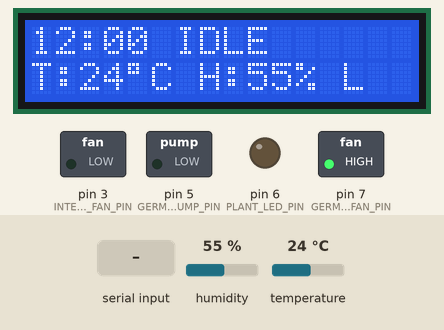
The sketch below on a simulated Arduino Uno, built with avr-gcc and run on an emulated ATmega328P. On the bench: 16×2 character LCD, switched loads named in the sketch (green lamp = pin HIGH), output pins drawn as LEDs (lit = HIGH). The test bench sets the inputs (shaded band); at power-on: temperature 24 °C, humidity 55 %. Pins used as bus, display or sensor lines are not drawn; what the sketch prints to the serial monitor is not drawn.

Above: at 3.2 s.
3.3 s: temperature set to 27 °C
At 3.7 s:
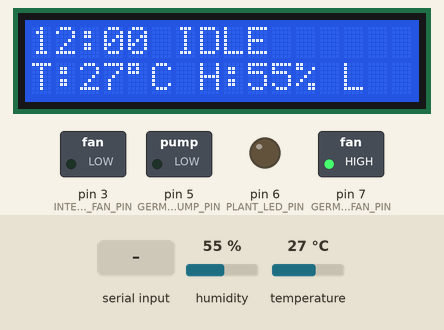
4.9 s: temperature set to 30 °C
At 6.1 s:
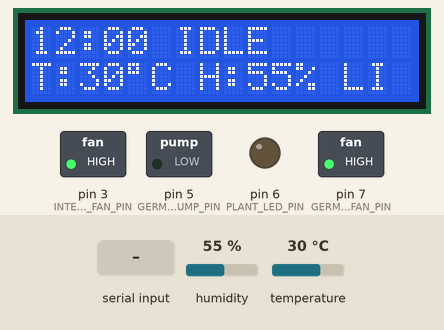
6.4 s: humidity set to 22 %
At 7.3 s:
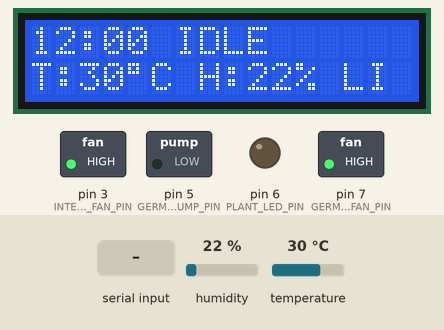
9.7 s: temperature set to 12 °C
At 10.6 s:
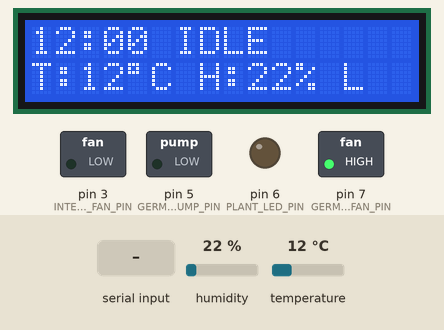
11.3 s: "STOP_ALL\n" received over Serial
At 12.0 s:
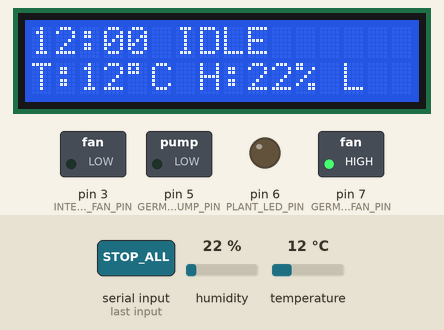
Timing chart, 0 to 13.8 s (numbered marks = the images above; inputs shaded):
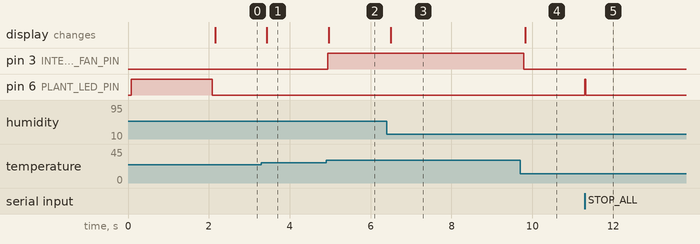

The sketch:

final_angle_coolingfan_modify.ino
```cpp
#include <SimpleDHT.h>
#include <Wire.h>
#include <LiquidCrystal_I2C.h>

// LCD 설정
LiquidCrystal_I2C lcd(0x27, 16, 2);

// DHT11 센서 설정
int dht11Pin = 2;
SimpleDHT11 dht11(dht11Pin);

// 릴레이 핀 설정 - 상수로 변경하여 메모리 절약
const byte INTERNAL_FAN_PIN = 3;       // 내부 쿨링팬 (온도 29도 이상 시 작동)
const byte GROWTH_PUMP_PIN = 4;        // 워터펌프2 (성장용)
const byte GERMINATION_PUMP_PIN = 5;   // 워터펌프1 (발아용)
const byte PLANT_LED_PIN = 6;          // 식물용 LED (오전 5시~저녁 21시)
const byte GERMINATION_FAN_PIN = 7;    // 발아용 쿨링팬
const byte GROWTH_FAN_PIN = 8;         // 성장용 쿨링팬

// 온습도 변수
byte temperature = 0;
byte humidity = 0;

// 온도 기준점 (쿨링팬 작동 기준)
const byte TEMP_THRESHOLD = 29;

// 시간 변수
byte currentHour = 12;
byte currentMinute = 0;
byte previousMinute = 0;

// 디바이스 제어 상태 - 비트 플래그로 통합하여 메모리 절약
byte deviceStatus = 0;
// 비트 위치 정의
#define LED_ON_BIT 0
#define INTERNAL_FAN_ON_BIT 1
#define PUMP_ACTIVE_BIT 2
#define GERMINATION_FAN_ON_BIT 3
#define GROWTH_FAN_ON_BIT 4
#define DEBUG_MODE_BIT 5

// LED 작동 시간 설정
const byte LED_ON_HOUR = 5;   // 오전 5시 켜짐
const byte LED_OFF_HOUR = 21; // 저녁 21시 꺼짐

// 펌프 타이머
unsigned long pumpStartTime = 0;
const unsigned int PUMP_DURATION = 60000; // 1분

// 쿨링팬 타이머
unsigned long fanStartTime = 0;
const unsigned int FAN_DURATION = 300000; // 5분

// 시리얼 입력 처리를 위한 버퍼
char serialBuffer[32]; // 작은 고정 크기 버퍼 사용
byte bufferPos = 0;
bool stringComplete = false;

// 비트 설정/해제/체크 매크로 함수
#define SET_BIT(var, bit) (var |= (1 << bit))
#define CLEAR_BIT(var, bit) (var &= ~(1 << bit))
#define CHECK_BIT(var, bit) (var & (1 << bit))

// 상태 getter/setter 함수
bool ledIsOn() { return CHECK_BIT(deviceStatus, LED_ON_BIT); }
bool internalFanIsOn() { return CHECK_BIT(deviceStatus, INTERNAL_FAN_ON_BIT); }
bool pumpIsActive() { return CHECK_BIT(deviceStatus, PUMP_ACTIVE_BIT); }
bool germinationFanIsOn() { return CHECK_BIT(deviceStatus, GERMINATION_FAN_ON_BIT); }
bool growthFanIsOn() { return CHECK_BIT(deviceStatus, GROWTH_FAN_ON_BIT); }
bool debugMode() { return CHECK_BIT(deviceStatus, DEBUG_MODE_BIT); }

void setLedOn(bool on) { on ? SET_BIT(deviceStatus, LED_ON_BIT) : CLEAR_BIT(deviceStatus, LED_ON_BIT); }
void setInternalFanOn(bool on) { on ? SET_BIT(deviceStatus, INTERNAL_FAN_ON_BIT) : CLEAR_BIT(deviceStatus, INTERNAL_FAN_ON_BIT); }
void setPumpActive(bool active) { active ? SET_BIT(deviceStatus, PUMP_ACTIVE_BIT) : CLEAR_BIT(deviceStatus, PUMP_ACTIVE_BIT); }
void setGerminationFanOn(bool on) { on ? SET_BIT(deviceStatus, GERMINATION_FAN_ON_BIT) : CLEAR_BIT(deviceStatus, GERMINATION_FAN_ON_BIT); }
void setGrowthFanOn(bool on) { on ? SET_BIT(deviceStatus, GROWTH_FAN_ON_BIT) : CLEAR_BIT(deviceStatus, GROWTH_FAN_ON_BIT); }
void setDebugMode(bool debug) { debug ? SET_BIT(deviceStatus, DEBUG_MODE_BIT) : CLEAR_BIT(deviceStatus, DEBUG_MODE_BIT); }

void setup() {
  Serial.begin(115200);

  // LCD 초기화
  lcd.init();
  lcd.backlight();
  lcd.setCursor(0, 0);
  lcd.print("Smart Farm");
  lcd.setCursor(0, 1);
  lcd.print("Starting...");

  // 릴레이 핀 설정
  pinMode(INTERNAL_FAN_PIN, OUTPUT);
  pinMode(GROWTH_PUMP_PIN, OUTPUT);
  pinMode(GERMINATION_PUMP_PIN, OUTPUT);
  pinMode(PLANT_LED_PIN, OUTPUT);
  pinMode(GERMINATION_FAN_PIN, OUTPUT);
  pinMode(GROWTH_FAN_PIN, OUTPUT);

  // 모든 릴레이 초기화
  digitalWrite(INTERNAL_FAN_PIN, LOW);      // 3번 핀 - 꺼짐 (LOW = 꺼짐)
  digitalWrite(GROWTH_PUMP_PIN, LOW);       // 4번 핀 - 꺼짐 (LOW = 꺼짐, 반전)
  digitalWrite(GERMINATION_PUMP_PIN, LOW);  // 5번 핀 - 꺼짐 (LOW = 꺼짐, 반전)
  digitalWrite(PLANT_LED_PIN, HIGH);        // 6번 핀 - 꺼짐 (HIGH = 꺼짐)
  digitalWrite(GERMINATION_FAN_PIN, HIGH);  // 7번 핀 - 꺼짐 (HIGH = 꺼짐)
  digitalWrite(GROWTH_FAN_PIN, HIGH);       // 8번 핀 - 꺼짐 (HIGH = 꺼짐)

  // 초기 상태 설정 - 모두 꺼짐
  deviceStatus = 0;

  delay(2000);
  lcd.clear();

  // 초기 LED 상태 확인
  updateLedState();

  // 초기화 완료 메시지
  Serial.println(F("시스템 초기화 완료"));
  Serial.println(F("내부 팬 (핀 3): 꺼짐"));
  Serial.println(F("식물용 LED: 시간 기준으로 확인 중"));
  Serial.println(F("발아용 팬 (핀 7): 꺼짐"));
  Serial.println(F("성장용 팬 (핀 8): 꺼짐"));
}

void loop() {
  // 시리얼 데이터 읽기
  readSerial();

  // 온습도 읽기
  readTempAndHumidity();

  // 디바이스 제어
  controlDevices();

  // LCD 업데이트
  updateLCD();

  // 오작동 감지 및 복구
  checkForMalfunctions();

  delay(200);
}

// 시리얼 데이터 읽기 함수
void readSerial() {
  while (Serial.available() > 0) {
    char inChar = (char)Serial.read();

    if (inChar == '\n') {
      serialBuffer[bufferPos] = '\0';  // null 종료
      stringComplete = true;
      break;
    } else if (bufferPos < sizeof(serialBuffer) - 1) {
      serialBuffer[bufferPos++] = inChar;
    }
  }

  if (stringComplete) {
    processInputData();
    bufferPos = 0;
    stringComplete = false;
  }
}

// 입력 데이터 처리
void processInputData() {
  // 시간 데이터 처리
  if (serialBuffer[0] == 'T') {
    // T12:34:56 형식
    if (bufferPos >= 8) {
      int h = (serialBuffer[1] - '0') * 10 + (serialBuffer[2] - '0');
      int m = (serialBuffer[4] - '0') * 10 + (serialBuffer[5] - '0');

      if (h >= 0 && h < 24 && m >= 0 && m < 60) {
        currentHour = h;
        currentMinute = m;

        Serial.print(F("시간 업데이트: "));
        Serial.print(currentHour);
        Serial.print(F(":"));
        if (currentMinute < 10) Serial.print('0');
        Serial.println(currentMinute);

        updateLedState();
      }
    }
  }
  // 디버그 명령어
  else if (strcmp(serialBuffer, "DEBUG") == 0) {
    setDebugMode(true);
    Serial.println(F("디버그 모드 활성화"));
    printDebugInfo();
  }
  // 모든 장치 강제 종료
  else if (strcmp(serialBuffer, "STOP_ALL") == 0) {
    forceAllOff();
    Serial.println(F("모든 장치 강제 종료"));
  }
  // 강제로 펌프 테스트
  else if (strcmp(serialBuffer, "TEST_PUMP") == 0) {
    startPumps();
    Serial.println(F("펌프 테스트 시작 (1분간 작동)"));
  }
  // 강제로 발아용 팬 테스트
  else if (strcmp(serialBuffer, "TEST_GERM_FAN") == 0) {
    digitalWrite(GERMINATION_FAN_PIN, LOW);
    setGerminationFanOn(true);
    fanStartTime = millis();
    Serial.println(F("발아용 팬 테스트 시작 (5분간 작동)"));
  }
  // 강제로 성장용 팬 테스트
  else if (strcmp(serialBuffer, "TEST_GROWTH_FAN") == 0) {
    digitalWrite(GROWTH_FAN_PIN, LOW);
    setGrowthFanOn(true);
    fanStartTime = millis();
    Serial.println(F("성장용 팬 테스트 시작 (5분간 작동)"));
  }
}

// 온습도 읽기
void readTempAndHumidity() {
  byte t = 0;
  byte h = 0;

  if (dht11.read(&t, &h, NULL) == SimpleDHTErrSuccess) {
    temperature = t;
    humidity = h;

    // 비정상적인 온도 값 필터링
    if (temperature > 50) {
      temperature = 25; // 안전한 기본값
    }
  }
}

// 모든 장치 제어
void controlDevices() {
  // LED 시간에 따른 제어
  updateLedState();

  // 내부 쿨링팬 온도에 따른 제어
  controlInternalFan();

  // 4시간마다 펌프 시작 (LED가 켜져 있을 때만)
  if (currentMinute == 0 && previousMinute != 0 &&
      ledIsOn() && (currentHour % 4 == 0)) {
    startPumps();
    Serial.print(F("4시간 주기 펌프 작동 - 시간: "));
    Serial.println(currentHour);
  }
  previousMinute = currentMinute;

  // 펌프 타이머 확인 (1분 후 자동 종료)
  if (pumpIsActive() && (millis() - pumpStartTime >= PUMP_DURATION)) {
    stopPumps();
    startFans(); // 펌프 종료 후 쿨링팬 시작
  }

  // 쿨링팬 타이머 확인 (5분 후 자동 종료)
  if ((germinationFanIsOn() || growthFanIsOn()) &&
      (millis() - fanStartTime >= FAN_DURATION)) {
    stopFans();
  }
}

// 내부 쿨링팬 제어 - 3번 핀
void controlInternalFan() {
  if (temperature >= TEMP_THRESHOLD && !internalFanIsOn()) {
    digitalWrite(INTERNAL_FAN_PIN, HIGH);  // 3번 핀 - HIGH로 켜짐
    setInternalFanOn(true);
    Serial.print(F("내부 팬 켜짐 - 온도: "));
    Serial.print(temperature);
    Serial.println(F("C"));
  }
  else if (temperature < TEMP_THRESHOLD) {
    // 임계값 이하면 항상 꺼져 있어야 함
    digitalWrite(INTERNAL_FAN_PIN, LOW);  // 3번 핀 - LOW로 꺼짐

    // 상태 변수 업데이트
    if (internalFanIsOn()) {
      Serial.print(F("내부 팬 꺼짐 - 온도: "));
      Serial.print(temperature);
      Serial.println(F("C"));
      setInternalFanOn(false);
    }
  }

  // 내부 팬이 잘못 켜져 있는지 확인
  if (temperature < TEMP_THRESHOLD && digitalRead(INTERNAL_FAN_PIN) == HIGH) {
    Serial.println(F("오류: 내부 팬이 잘못 켜져 있음. 강제로 끔"));
    digitalWrite(INTERNAL_FAN_PIN, LOW);
    setInternalFanOn(false);
  }
}

// LED 상태 업데이트
void updateLedState() {
  // LED 시간 제어 (오전 5시~저녁 21시)
  bool shouldBeOn = (currentHour >= LED_ON_HOUR && currentHour < LED_OFF_HOUR);

  if (shouldBeOn && !ledIsOn()) {
    digitalWrite(PLANT_LED_PIN, LOW);  // 켜기
    setLedOn(true);
    Serial.println(F("LED 켜짐 - 활성 시간 내"));
  }
  else if (!shouldBeOn && ledIsOn()) {
    digitalWrite(PLANT_LED_PIN, HIGH); // 끄기
    setLedOn(false);
    Serial.println(F("LED 꺼짐 - 활성 시간 외"));
  }
}

// 펌프 시작
void startPumps() {
  // 이미 작동 중이면 무시
  if (pumpIsActive()) return;

  digitalWrite(GROWTH_PUMP_PIN, HIGH);      // 4번 핀 - HIGH로 켜짐 (반전)
  digitalWrite(GERMINATION_PUMP_PIN, HIGH); // 5번 핀 - HIGH로 켜짐 (반전)

  setPumpActive(true);
  pumpStartTime = millis();

  Serial.println(F("펌프 시작 (1분간 작동)"));
}

// 펌프 중지
void stopPumps() {
  digitalWrite(GROWTH_PUMP_PIN, LOW);       // 4번 핀 - LOW로 꺼짐 (반전)
  digitalWrite(GERMINATION_PUMP_PIN, LOW);  // 5번 핀 - LOW로 꺼짐 (반전)

  setPumpActive(false);

  Serial.println(F("펌프 정지"));
}

// 쿨링팬 시작
void startFans() {
  // LED가 켜져 있을 때만 팬 작동
  if (ledIsOn()) {
    digitalWrite(GERMINATION_FAN_PIN, LOW); // 7번 핀 - LOW로 켜짐
    digitalWrite(GROWTH_FAN_PIN, LOW);      // 8번 핀 - LOW로 켜짐

    setGerminationFanOn(true);
    setGrowthFanOn(true);
    fanStartTime = millis();

    Serial.println(F("쿨링팬 시작 (5분간 작동)"));
  } else {
    Serial.println(F("LED가 꺼져 있어 쿨링팬을 시작하지 않음"));
  }
}

// 쿨링팬 중지
void stopFans() {
  digitalWrite(GERMINATION_FAN_PIN, HIGH);  // 7번 핀 - HIGH로 꺼짐
  digitalWrite(GROWTH_FAN_PIN, HIGH);       // 8번 핀 - HIGH로 꺼짐

  setGerminationFanOn(false);
  setGrowthFanOn(false);

  Serial.println(F("쿨링팬 정지"));
}

// LCD 업데이트
void updateLCD() {
  // 첫 번째 줄: 시간과 상태
  lcd.setCursor(0, 0);

  // 시간 표시 (항상 두 자리)
  if (currentHour < 10) lcd.print('0');
  lcd.print(currentHour);
  lcd.print(':');
  if (currentMinute < 10) lcd.print('0');
  lcd.print(currentMinute);

  // 상태 표시
  lcd.setCursor(6, 0);
  if (pumpIsActive()) {
    lcd.print("WATERING");
  } else if (germinationFanIsOn() || growthFanIsOn()) {
    lcd.print("FAN ON  ");
  } else {
    lcd.print("IDLE    ");
  }

  // 두 번째 줄: 온습도와 장치 상태
  lcd.setCursor(0, 1);
  lcd.print("T:");
  lcd.print(temperature);
  lcd.write(223); // 도 기호
  lcd.print("C ");

  lcd.setCursor(7, 1);
  lcd.print("H:");
  lcd.print(humidity);
  lcd.print("%  ");

  // 장치 상태 표시
  lcd.setCursor(13, 1);
  lcd.print(ledIsOn() ? "L" : " ");
  lcd.print(internalFanIsOn() ? "I" : " ");

  // 두 가지 쿨링팬 상태를 하나로 표시
  if (germinationFanIsOn() || growthFanIsOn()) {
    lcd.print("F");
  } else {
    lcd.print(" ");
  }
}

// 디버그 정보 출력
void printDebugInfo() {
  Serial.println(F("\n--- 시스템 상태 ---"));
  Serial.print(F("시간: "));
  Serial.print(currentHour);
  Serial.print(':');
  if (currentMinute < 10) Serial.print('0');
  Serial.println(currentMinute);

  Serial.print(F("온도: "));
  Serial.print(temperature);
  Serial.println(F("C"));

  Serial.print(F("습도: "));
  Serial.print(humidity);
  Serial.println(F("%"));

  Serial.println(F("\n--- 장치 상태 ---"));
  Serial.print(F("LED: "));
  Serial.println(ledIsOn() ? F("켜짐") : F("꺼짐"));

  Serial.print(F("내부 팬: "));
  Serial.println(internalFanIsOn() ? F("켜짐") : F("꺼짐"));

  Serial.print(F("펌프: "));
  Serial.println(pumpIsActive() ? F("작동 중") : F("꺼짐"));

  Serial.print(F("발아용 팬: "));
  Serial.println(germinationFanIsOn() ? F("켜짐") : F("꺼짐"));

  Serial.print(F("성장용 팬: "));
  Serial.println(growthFanIsOn() ? F("켜짐") : F("꺼짐"));

  Serial.println(F("--- 핀 상태 ---"));
  Serial.print(F("내부 팬(3): "));
  Serial.println(digitalRead(INTERNAL_FAN_PIN) == HIGH ? F("켜짐") : F("꺼짐"));

  Serial.print(F("성장 펌프(4): "));
  Serial.println(digitalRead(GROWTH_PUMP_PIN) == HIGH ? F("켜짐") : F("꺼짐"));  // 반전됨

  Serial.print(F("발아 펌프(5): "));
  Serial.println(digitalRead(GERMINATION_PUMP_PIN) == HIGH ? F("켜짐") : F("꺼짐"));  // 반전됨

  Serial.print(F("LED(6): "));
  Serial.println(digitalRead(PLANT_LED_PIN) == LOW ? F("켜짐") : F("꺼짐"));

  Serial.print(F("발아용 팬(7): "));
  Serial.println(digitalRead(GERMINATION_FAN_PIN) == LOW ? F("켜짐") : F("꺼짐"));

  Serial.print(F("성장용 팬(8): "));
  Serial.println(digitalRead(GROWTH_FAN_PIN) == LOW ? F("켜짐") : F("꺼짐"));

  Serial.println(F("------------------------"));
}

// 오작동 감지 및 복구
void checkForMalfunctions() {
  // 3번 핀(내부 팬) 확인 - 온도가 낮은데 작동 중이면 문제
  if (temperature < TEMP_THRESHOLD && digitalRead(INTERNAL_FAN_PIN) == HIGH) {
    Serial.println(F("오작동: 내부 팬 강제 종료"));
    digitalWrite(INTERNAL_FAN_PIN, LOW);
    setInternalFanOn(false);
  }

  // LED가 꺼져 있을 때 쿨링팬이 켜져 있으면 강제 종료
  if (!ledIsOn() && (digitalRead(GERMINATION_FAN_PIN) == LOW || digitalRead(GROWTH_FAN_PIN) == LOW)) {
    Serial.println(F("오작동: LED 꺼짐 상태에서 쿨링팬이 켜져 있음. 강제 종료"));
    digitalWrite(GERMINATION_FAN_PIN, HIGH);
    digitalWrite(GROWTH_FAN_PIN, HIGH);
    setGerminationFanOn(false);
    setGrowthFanOn(false);
  }

  // 펌프가 작동 중이 아닌데 켜져 있는지 확인 (4번, 5번)
  if (!pumpIsActive()) {
    if (digitalRead(GROWTH_PUMP_PIN) == HIGH) {
      Serial.println(F("오작동: 성장 펌프가 잘못 켜져 있음. 강제 종료"));
      digitalWrite(GROWTH_PUMP_PIN, LOW);
    }
    if (digitalRead(GERMINATION_PUMP_PIN) == HIGH) {
      Serial.println(F("오작동: 발아 펌프가 잘못 켜져 있음. 강제 종료"));
      digitalWrite(GERMINATION_PUMP_PIN, LOW);
    }
  }
}

// 모든 장치 강제 종료
void forceAllOff() {
  digitalWrite(INTERNAL_FAN_PIN, LOW);       // 3번 핀 - LOW로 꺼짐
  digitalWrite(GROWTH_PUMP_PIN, LOW);        // 4번 핀 - LOW로 꺼짐 (반전)
  digitalWrite(GERMINATION_PUMP_PIN, LOW);   // 5번 핀 - LOW로 꺼짐 (반전)
  digitalWrite(PLANT_LED_PIN, HIGH);         // 6번 핀 - HIGH로 꺼짐
  digitalWrite(GERMINATION_FAN_PIN, HIGH);   // 7번 핀 - HIGH로 꺼짐
  digitalWrite(GROWTH_FAN_PIN, HIGH);        // 8번 핀 - HIGH로 꺼짐

  // 상태 변수 초기화 - 모두 0으로
  deviceStatus = 0;

  // 타이머 초기화
  pumpStartTime = 0;
  fanStartTime = 0;
}
```

Measured:
- the behaviour switches between 28 and 29 °C on temperature (found by bisection; images 1 and 2)
- after the input at 3.3 s, the display: changes after 0.13 s (image 1)
- after the input at 4.9 s, pin 3 (INTERNAL_FAN_PIN): LOW → HIGH at once; the display: changes after 0.07 s (image 2)
- after the input at 6.4 s, the display: changes after 0.10 s (image 3)
- after the input at 9.7 s, pin 3 (INTERNAL_FAN_PIN): HIGH → LOW after 0.09 s; the display: changes after 0.12 s (image 4)
- after the input at 11.3 s, pin 6 (PLANT_LED_PIN): LOW → HIGH at once, → LOW 0.02 s later
